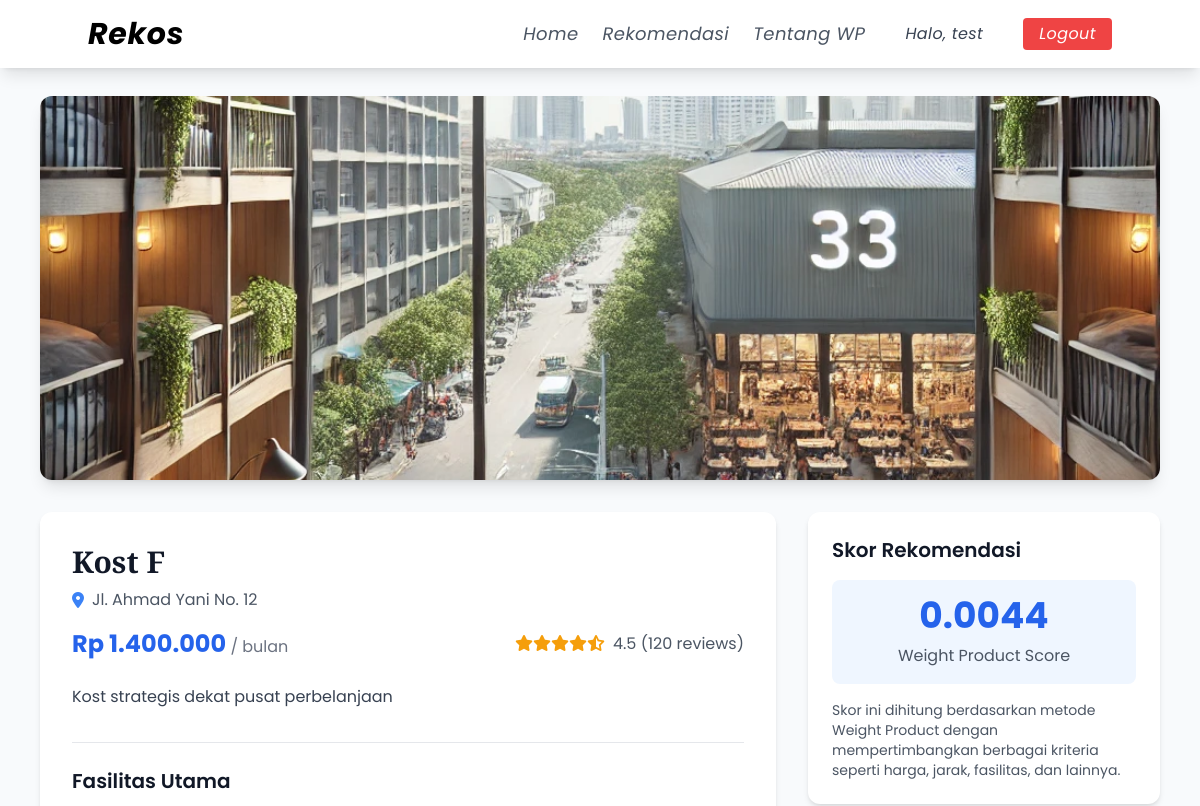
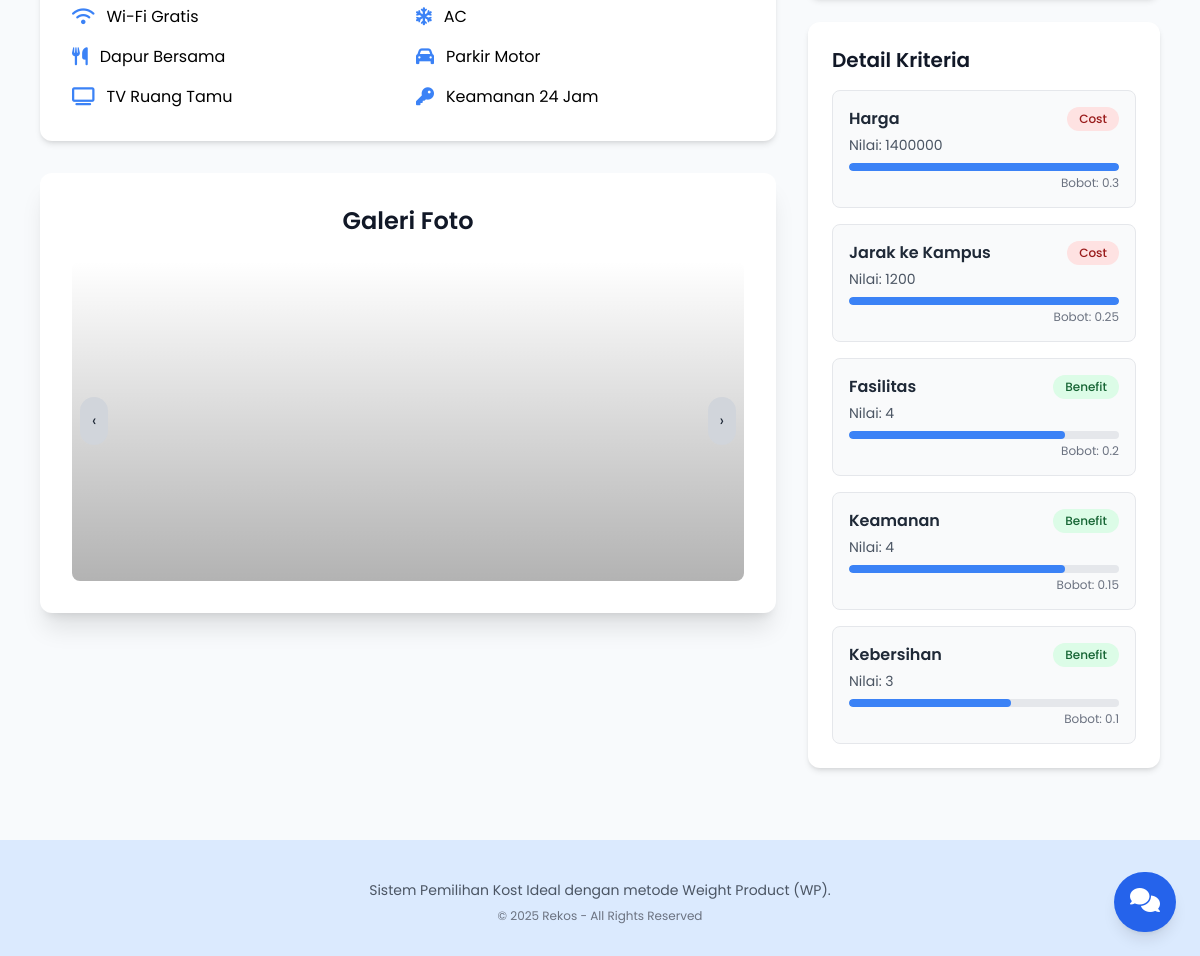
The app's page /detail.php?id=6 (signed in) with its own data (2 pictures, top to bottom).
### tables this page shows
CREATE TABLE `alternatif` (
  `id_alternatif` int(11) NOT NULL,
  `nama_alternatif` varchar(100) NOT NULL,
  `alamat` text NOT NULL,
  `harga` int(11) NOT NULL,
  `deskripsi` text DEFAULT NULL,
  `gambar` varchar(255) DEFAULT NULL
);

CREATE TABLE `nilai_alternatif` (
  `id` int(11) NOT NULL,
  `id_alternatif` int(11) NOT NULL,
  `id_kriteria` int(11) NOT NULL,
  `nilai` float NOT NULL
);

CREATE TABLE `kriteria` (
  `id_kriteria` int(11) NOT NULL,
  `nama_kriteria` varchar(100) NOT NULL,
  `bobot` float NOT NULL,
  `jenis` enum('benefit','cost') NOT NULL
);

### detail.php (the view, shortened to what this page needs)
<?php
require_once 'includes/functions.php';
$id_kost = isset($_GET['id']) ? intval($_GET['id']) : 0;
$query_kost = "SELECT * FROM alternatif WHERE id_alternatif = ?";
$stmt_kost = $conn->prepare($query_kost);
$stmt_kost->bind_param("i", $id_kost);
$stmt_kost->execute();
$kost = $stmt_kost->get_result()->fetch_assoc();
$query_nilai = "
    SELECT k.nama_kriteria, n.nilai, k.jenis, k.bobot
    FROM nilai_alternatif n
    JOIN kriteria k ON n.id_kriteria = k.id_kriteria
    WHERE n.id_alternatif = ?
";
$stmt_nilai = $conn->prepare($query_nilai);
$stmt_nilai->bind_param("i", $id_kost);
$stmt_nilai->execute();
$nilai_kriteria = $stmt_nilai->get_result()->fetch_all(MYSQLI_ASSOC);
$skor = 1.0;
foreach ($nilai_kriteria as $nk) {
    if ($nk['jenis'] === 'cost') {
        $skor *= pow(1 / $nk['nilai'], $nk['bobot']);
    } else {
        $skor *= pow($nk['nilai'], $nk['bobot']);
    }
}
$skor = round($skor, 4);
?>
<!DOCTYPE html>
<html lang="en">
<head>
    <script src="https://cdn.tailwindcss.com"></script>
    <link rel="stylesheet" href="https://cdnjs.cloudflare.com/ajax/libs/font-awesome/6.4.2/css/all.min.css">
    <link rel="stylesheet" href="js/style.js">
    <link rel="stylesheet"
      href="https://cdnjs.cloudflare.com/ajax/libs/font-awesome/6.4.2/css/all.min.css">
</head>
<body>
    <?php include 'includes/navbar.php'; ?>
    <div class="pt-24 pb-12 px-4 max-w-6xl mx-auto">
        <div class="relative mb-8 rounded-xl overflow-hidden shadow-lg">
            <img src="images/<?= htmlspecialchars($kost['gambar']) ?>" alt="<?= htmlspecialchars($kost['nama_alternatif']) ?>" class="w-full h-96 object-cover">
        </div>
        <div class="grid grid-cols-1 lg:grid-cols-3 gap-8">
            <div class="lg:col-span-2">
                <div class="bg-white rounded-xl shadow-md p-8 mb-8">
                    <h1 class="text-3xl font-bold text-gray-900 mb-2 playfair"><?= htmlspecialchars($kost['nama_alternatif']) ?></h1>
                    <p class="text-gray-600 mb-4 flex items-center">
                        <i class="fas fa-map-marker-alt text-blue-500 mr-2"></i>
                        <?= htmlspecialchars($kost['alamat']) ?>
                    </p>
                    <div class="flex flex-wrap items-center justify-between mb-6">
                        <div>
                            <span class="text-2xl font-bold text-blue-600">Rp <?= number_format($kost['harga'], 0, ',', '.') ?></span>
                            <span class="text-gray-500">/ bulan</span>
                        </div>
                        <div class="flex items-center">
                            <div class="rating-star mr-2">
                                <?php
                                $rating = 4.5;
                                $full_stars = floor($rating);
                                $half_star = ($rating - $full_stars) >= 0.5;
                                for ($i = 1; $i <= 5; $i++) {
                                    if ($i <= $full_stars) {
                                        echo '<i class="fas fa-star"></i>';
                                    } elseif ($half_star && $i == $full_stars + 1) {
                                        echo '<i class="fas fa-star-half-alt"></i>';
                                    } else {
                                        echo '<i class="far fa-star"></i>';
                                    }
                                }
                                ?>
                            </div>
                            <span class="text-gray-600"><?= $rating ?> (120 reviews)</span>
                        </div>
                    </div>
                    <p class="text-gray-700 mb-8 leading-relaxed"><?= htmlspecialchars($kost['deskripsi']) ?></p>
                    <div class="border-t border-gray-200 pt-6">
                        <h2 class="text-xl font-semibold text-gray-900 mb-4">Fasilitas Utama</h2>
                        <div class="grid grid-cols-2 gap-4">
                            <div class="flex items-center">
                                <i class="fas fa-wifi text-blue-500 mr-3 text-lg"></i>
                                <span>Wi-Fi Gratis</span>
                            </div>
                            <div class="flex items-center">
                                <i class="fas fa-snowflake text-blue-500 mr-3 text-lg"></i>
                                <span>AC</span>
                            </div>
                            <div class="flex items-center">
                                <i class="fas fa-utensils text-blue-500 mr-3 text-lg"></i>
                                <span>Dapur Bersama</span>
                            </div>
                            <div class="flex items-center">
                                <i class="fas fa-car text-blue-500 mr-3 text-lg"></i>
                                <span>Parkir Motor</span>
                            </div>
                            <div class="flex items-center">
                                <i class="fas fa-tv text-blue-500 mr-3 text-lg"></i>
                                <span>TV Ruang Tamu</span>
                            </div>
                            <div class="flex items-center">
                                <i class="fas fa-key text-blue-500 mr-3 text-lg"></i>
                                <span>Keamanan 24 Jam</span>
                            </div>
                        </div>
                    </div>
                </div>
                <div class="bg-white rounded-xl shadow-xl p-8 mb-8 max-w-4xl mx-auto">
                <h2 class="text-2xl font-semibold text-gray-900 mb-6 text-center">Galeri Foto</h2>
                <div class="relative overflow-hidden rounded-lg h-80">
                    <div id="carousel" class="absolute inset-0 flex items-center justify-center"></div>
                    <div class="absolute inset-0 bg-gradient-to-t from-black opacity-30 pointer-events-none"></div>
                    <button id="prevBtn"
                    class="absolute left-2 top-1/2 transform -translate-y-1/2
                            bg-gray-300 text-gray-800 p-3 rounded-full
                            transition-transform duration-200 ease-in-out hover:scale-110 hover:shadow-lg
                            z-0">
                    ‹
                    </button>
                    <button id="nextBtn"
                    class="absolute right-2 top-1/2 transform -translate-y-1/2
                            bg-gray-300 text-gray-800 p-3 rounded-full
                            transition-transform duration-200 ease-in-out hover:scale-110 hover:shadow-lg
                            z-0">
                    ›
                    </button>
                </div>
                </div>
            </div>
            <div class="lg:col-span-1">
                <div class="bg-white rounded-xl shadow-md p-6 mb-6">
                    <h2 class="text-xl font-semibold text-gray-900 mb-4">Skor Rekomendasi</h2>
                    <div class="bg-blue-50 rounded-lg p-4 text-center">
                        <div class="text-4xl font-bold text-blue-600 mb-2"><?= $skor ?></div>
                        <p class="text-gray-600">Weight Product Score</p>
                    </div>
                    <p class="text-gray-600 mt-4 text-sm">
                        Skor ini dihitung berdasarkan metode Weight Product dengan mempertimbangkan berbagai kriteria seperti harga, jarak, fasilitas, dan lainnya.
                    </p>
                </div>
                <div class="bg-white rounded-xl shadow-md p-6 mb-6">
                    <h2 class="text-xl font-semibold text-gray-900 mb-4">Detail Kriteria</h2>
                    <div class="space-y-4">
                        <?php foreach ($nilai_kriteria as $kriteria): ?>
                            <div class="criteria-card bg-gray-50 p-4 rounded-lg border border-gray-200">
                                <div class="flex justify-between items-start">
                                    <div>
                                        <h3 class="font-semibold text-gray-800"><?= htmlspecialchars($kriteria['nama_kriteria']) ?></h3>
                                        <p class="text-gray-600 text-sm mt-1">Nilai: <?= $kriteria['nilai'] ?></p>
                                    </div>
                                    <span class="px-3 py-1 rounded-full text-xs font-medium
                    <?= $kriteria['jenis'] == 'benefit' ? 'bg-green-100 text-green-800' : 'bg-red-100 text-red-800' ?>">
                                        <?= $kriteria['jenis'] == 'benefit' ? 'Benefit' : 'Cost' ?>
                                    </span>
                                </div>
                                <div class="mt-2">
                                    <div class="w-full bg-gray-200 rounded-full h-2 overflow-hidden">
                                        <?php
                                        $nilai = floatval($kriteria['nilai']);
                                        $persentase = min(100, ($nilai / 5) * 100);
                                        ?>
                                        <div class="bg-blue-500 h-2 rounded-full" style="width: <?= $persentase ?>%"></div>
                                    </div>
                                    <p class="text-right text-xs text-gray-500 mt-1">Bobot: <?= $kriteria['bobot'] ?></p>
                                </div>
                            </div>
                        <?php endforeach; ?>
                    </div>
                </div>
                <button onclick="toggleContact()" class="fixed bottom-6 right-6 bg-blue-600 text-white p-4 rounded-full shadow-lg hover:bg-blue-700 transition duration-300 z-50">
                    <i class="fas fa-comments text-2xl"></i>
                </button>
            </div>
        </div>
    </div>
    <footer class="bg-blue-100 text-gray-800 py-8 text-center">
        <div class="max-w-4xl mx-auto px-6">
            <p class="text-gray-600 text-sm mt-2">
                Sistem Pemilihan Kost Ideal dengan metode Weight Product (WP).
            </p>
            <p class="text-gray-500 text-xs mt-2">
                &copy; <?= date('Y') ?> Rekos - All Rights Reserved
            </p>
        </div>
    </footer>
</body>
</html>

### css/style.css (style rules this page uses)
body { font-family: 'Poppins', sans-serif; }

### detail.php (style rules this page uses)
body { font-family: 'Poppins', sans-serif; background-color: #f8fafc; }
.playfair { font-family: 'Playfair Display', serif; }
.rating-star { color: #F59E0B; }
.criteria-card { transition: all 0.3s ease; }

### records on screen
alternatif: gambar (picture), nama_alternatif "Kost F", alamat "Jl. Ahmad Yani No. 12", harga "1.400.000", deskripsi "Kost strategis dekat pusat perbelanjaan"
nilai_alternatif: id_kriteria.nama_kriteria "Harga", nilai "1400000", shows "Cost", id_kriteria.bobot "0.3"
nilai_alternatif: id_kriteria.nama_kriteria "Jarak ke Kampus", nilai "1200", shows "Cost", id_kriteria.bobot "0.25"
nilai_alternatif: id_kriteria.nama_kriteria "Fasilitas", nilai "4", shows "Benefit", id_kriteria.bobot "0.2"
nilai_alternatif: id_kriteria.nama_kriteria "Keamanan", nilai "4", shows "Benefit", id_kriteria.bobot "0.15"
nilai_alternatif: id_kriteria.nama_kriteria "Kebersihan", nilai "3", shows "Benefit", id_kriteria.bobot "0.1"

### other values on screen
$username "test"
$rating "4.5"
$skor "0.0044"
